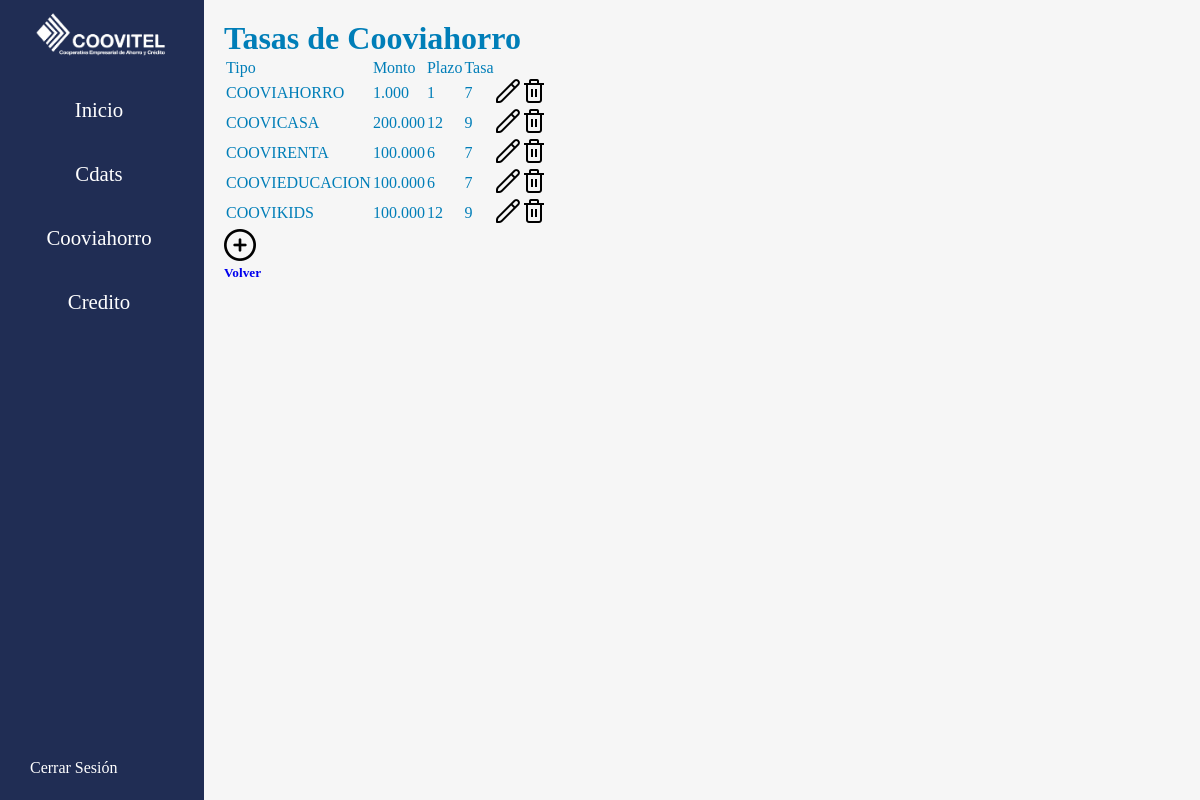
The page /cooviahorro (signed in) on the database its author committed.
### controls/models.py (models this page shows, shortened)
class TasasCooviahorro(models.Model):
    type = models.CharField(max_length=100)
    amountMin = models.CharField(max_length=100)
    termMin = models.IntegerField()
    tasa = models.CharField(max_length=100)

### controls/views.py (the view)
# urls.py: path("cooviahorro", views.Cooviahorro, name="cooviahorro"),
@login_required(login_url="login")
def Cooviahorro(request):
    ahorros = TasasCooviahorro.objects.all()
    return render(request, 'cooviahorro.html', {'ahorros': ahorros})

### controls/templates/cooviahorro.html
{% extends 'base.html' %}
{% load humanize %}
{% block content %}
    <div class="cdats">
        <h1 class="title">Tasas de Cooviahorro</h1>
        <table>
            <tr>
                <td class="ttb">Tipo</td>
                <td class="ttb">Monto</td>
                <td class="ttb">Plazo</td>
                <td class="ttb">Tasa</td>
                <td class="icon"></td>
                <td class="icon"></td>
            </tr>
            {% for ahorro in ahorros %}
                <tr>
                    <td class="tb data">{{ahorro.type}}</td>
                    <td class="tb data">{{ahorro.amountMin|intcomma}}</td>
                    <td class="tb data">{{ahorro.termMin|intcomma}}</td>
                    <td class="tb data">{{ahorro.tasa|intcomma}}</td>
                    <td class="tb"><a href="{% url 'updatecooviahorro' ahorro.id %}"><img class="image" src="static/images/lapiz.png"/></a></a></td>
                    <td class="tb"><a onclick="return confirm('Esta seguro de eliminar este rango de Cooviahorro?')" href="{% url 'deletecooviahorro' ahorro.id %}"><img class="image" src="static/images/basura.png"/></a></a></td>
                </tr>
            {% endfor %}
        </table>
        <a href="{% url 'createcooviahorro' %}"><img class="image" src="static/images/agregar.png"/></a>
        <div class="cont-back">
            <a class="back" href="{% url 'admin' %}"><h5>Volver</h5></a>
        </div>
    </div>
{% endblock %}

### account/static/css/style.css (style rules this page uses)
:root { --backColor: #fdfdfd; --colorWhite: #fff; --colorLinks: #007eb8; --colorOne: #202d54; --colorTwo: #2c3870; --colorThree: #2d2e83; --colorFour: #007eb8; }
* { margin: 0; padding: 0; box-sizing: border-box; }
html { height: 100%; height: 100vh; font-family:Georgia, 'Times New Roman', Times, serif; color: var(--colorFour); }
body { height: auto; min-height: 100%; min-height: 100vh; overflow-y: scroll; background-color: var(--backColor); display: grid; grid-template-areas: "aside main main"; grid-template-columns: 17vw 1fr; grid-template-rows: 1fr auto; }
a { text-decoration: none; }

### rows shown on the page
TasasCooviahorro: type "COOVIAHORRO", amountMin "1.000", termMin "1", tasa "7"
TasasCooviahorro: type "COOVICASA", amountMin "200.000", termMin "12", tasa "9"
TasasCooviahorro: type "COOVIRENTA", amountMin "100.000", termMin "6", tasa "7"
TasasCooviahorro: type "COOVIEDUCACION", amountMin "100.000", termMin "6", tasa "7"
TasasCooviahorro: type "COOVIKIDS", amountMin "100.000", termMin "12", tasa "9"
